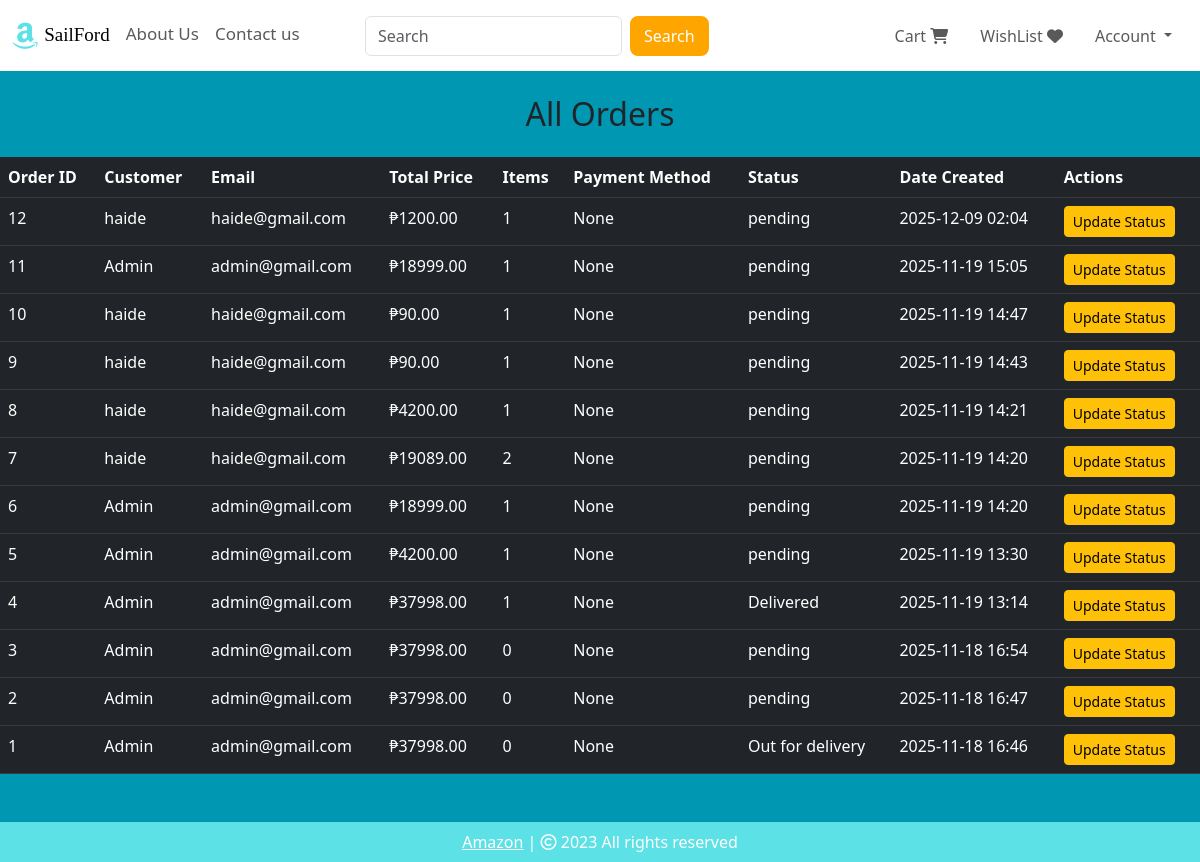
Page /admin/orders (signed in) on the earlier database version.
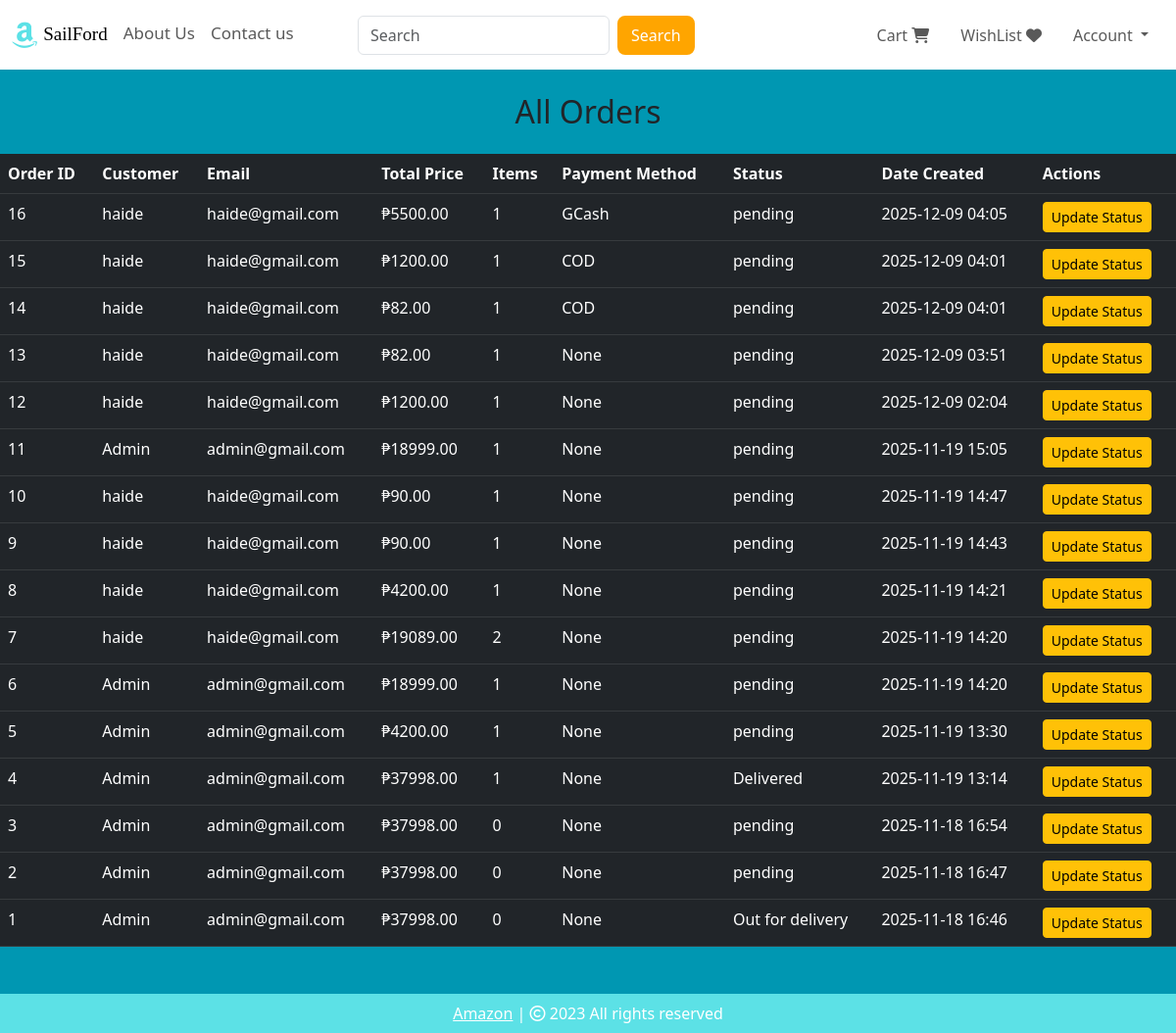
Same page on the later database version.
### website/models.py (models this page shows, shortened)
class Order(db.Model):
    __tablename__ = 'orders'
    id = db.Column(db.Integer, primary_key=True)
    customer_id = db.Column(db.Integer, db.ForeignKey('customer.id'), nullable=False)
    total_price = db.Column(db.Float, nullable=False)
    payment_method = db.Column(db.String(50))
    status = db.Column(db.String(50), default="Pending")
    payment_reference = db.Column(db.String(200), nullable=True)
    date_created = db.Column(db.DateTime, default=datetime.utcnow)
    items = db.relationship("OrderItem", backref="order", lazy=True, cascade="all, delete-orphan")

class Customer(db.Model, UserMixin):
    id = db.Column(db.Integer, primary_key=True)
    email = db.Column(db.String(100), unique=True)
    username = db.Column(db.String(100))
    password_hash = db.Column(db.String(150))
    date_joined = db.Column(db.DateTime(), default=datetime.utcnow)
    cart_items = db.relationship('Cart', backref='customer', lazy=True)
    orders = db.relationship('Order', backref='customer', lazy=True)
    @property
    def password(self):
        raise AttributeError('Password is not readable.')

### website/views.py (the view)
@views.route("/admin/orders")
@login_required
def admin_orders():
    orders = Order.query.order_by(Order.date_created.desc()).all()
    return render_template("view_orders.html", orders=orders)

### website/__init__.py (called while the page is built)
def create_app():
    app = Flask(__name__)
    app.config['SECRET_KEY'] = 'hbnwdvbn ajnbsjn ahe'
    app.config['SQLALCHEMY_DATABASE_URI'] = f'sqlite:///{DB_NAME}'
    db.init_app(app)
    @app.errorhandler(404)
    def page_not_found(error):
        return render_template('404.html')
    login_manager = LoginManager()
    login_manager.init_app(app)
    login_manager.login_view = 'auth.login'
    @login_manager.user_loader
    def load_user(id):
        return Customer.query.get(int(id))
    from .views import views
    from .auth import auth
    from .admin import admin
    from .models import Customer, Cart, Product, Order
    app.register_blueprint(views, url_prefix='/') # localhost:5000/about-us
    app.register_blueprint(auth, url_prefix='/') # localhost:5000/auth/change-password
    app.register_blueprint(admin, url_prefix='/')
    return app

### website/templates/view_orders.html (shortened to what this page needs)
{% extends 'base.html' %}
{% block body %}
<h2 class="text-center mt-4 mb-4">All Orders</h2>
<table class="table table-dark table-hover">
<thead>
    <tr>
        <th>Order ID</th>
        <th>Customer</th>
        <th>Email</th>
        <th>Total Price</th>
        <th>Items</th>
        <th>Payment Method</th>
        <th>Status</th>
        <th>Date Created</th>
        <th>Actions</th>
    </tr>
</thead>
<tbody>
    {% for order in orders %}
    <tr>
        <td>{{ order.id }}</td>
        <td>{{ order.customer.username }}</td>
        <td>{{ order.customer.email }}</td>
        <td>₱{{ "%.2f"|format(order.total_price) }}</td>
        <td>{{ order.items|length }}</td>
        <td>{{ order.payment_method }}</td>
        <td>{{ order.status }}</td>
        <td>{{ order.date_created.strftime('%Y-%m-%d %H:%M') }}</td>
        <td>
            <a href="{{ url_for('admin.update_order', order_id=order.id) }}" class="btn btn-warning btn-sm">Update Status</a>
        </td>
    </tr>
    {% else %}
    <tr>
        <td colspan="9" class="text-center">No orders found.</td>
    </tr>
    {% endfor %}
</tbody>
</table>
{% endblock %}

### website/templates/base.html (shortened to what this page needs)
<!DOCTYPE html>
<html lang="en">
<head>
    <link rel="stylesheet" href="https://cdnjs.cloudflare.com/ajax/libs/bootstrap-icons/1.10.5/font/bootstrap-icons.min.css" />
    <link rel="stylesheet" href="{{ url_for('static', filename='css/all.min.css') }}">
    <link rel="stylesheet" href="{{ url_for('static', filename='css/bootstrap.min.css') }}">
    <link rel="stylesheet" href="{{ url_for('static', filename='css/style.css') }}">
</head>
<body style="background-color: #0097b2;">
    <nav class="navbar navbar-expand-lg" style="background-color: white;">
      <div class="container-fluid">
        <a class="navbar-brand" href="#" style="color: #5ce1e6; font-size: 30px; margin-right: -2px;">
          <i class="fa-brands fa-amazon"></i>
        </a>
        <div class="collapse navbar-collapse" id="navbarSupportedContent">
          <ul class="navbar-nav me-auto mb-2 mb-lg-0">
            <li class="nav-item">
              <a class="nav-link active" aria-current="page" href="/" style="font-family: cursive; font-size: 19px;">SailFord</a>
            </li>
            <li class="nav-item">
              <a class="nav-link text-grey" href="#" style="font-size: 17px;">About Us</a>
            </li>
            <li class="nav-item">
              <a class="nav-link text-grey" href="#" style="font-size: 17px;">Contact us</a>
            </li>
          </ul>
          <form class="d-flex" role="search" action="/search" style="margin-right: 170px;" method="POST">
            <input class="form-control me-2" name="search" type="search" placeholder="Search" aria-label="Search">
            <button class="btn" type="submit">Search</button>
          </form>
        </div>
        <ul class="navbar-nav me-auto mb-2 mb-lg-0">
          <li class="nav-item mx-2" id="items">
            {% if cart | length < 1 %}
            <a class="nav-link text-grey" href="/cart"> Cart
              <i class="fa-solid fa-cart-shopping"></i>
            </a>
            {% else %}
            <a class="nav-link text-grey" href="/cart"><span class="badge bg-success"></span> Cart
              <i class="bi bi-{{ cart | length }}-square-fill"></i>
            </a>
            {% endif %}
          </li>
          <li class="nav-item mx-2" id="items">
            <a class="nav-link text-grey" href="#"> WishList
              <i class="fa-solid fa-heart"></i>
            </a>
          </li>
          <li class="nav-item dropdown mx-2">
            <a class="nav-link dropdown-toggle text-grey" href="#" role="button", id="profileDropdown"
            data-bs-toggle="dropdown" aria-hidden="false">
              Account
            </a>
          </li>
        </ul>
      </div>
    </nav>
    {% block body %}
    {% endblock %}
    <footer class="container-fluid  text-center p-2 mt-5" style="background-color: #5ce1e6; color: white;">
      <a href="https://github.com/Frost-Codes" style="color: white;">Amazon</a> | <span>
        <i class="fa-sharp fa-regular fa-copyright"></i></span> 2023 All rights reserved
    </footer>
</body>
</body>
</html>

### website/static/css/style.css (style rules this page uses)
.d-flex .btn { background: orange; border: 2px solid orange; border-radius: 8px; color: #fff; }

Differences in the rows shown:
added Order: id "16", customer.username "haide", customer.email "haide@gmail.com", total_price "5500.00", items|length "1", payment_method "GCash", status "pending", date_created "2025-12-09 04:05"
added Order: id "15", customer.username "haide", customer.email "haide@gmail.com", total_price "1200.00", items|length "1", payment_method "COD", status "pending", date_created "2025-12-09 04:01"
added Order: id "14", customer.username "haide", customer.email "haide@gmail.com", total_price "82.00", items|length "1", payment_method "COD", status "pending", date_created "2025-12-09 04:01"
added Order: id "13", customer.username "haide", customer.email "haide@gmail.com", total_price "82.00", items|length "1", payment_method "None", status "pending", date_created "2025-12-09 03:51"
